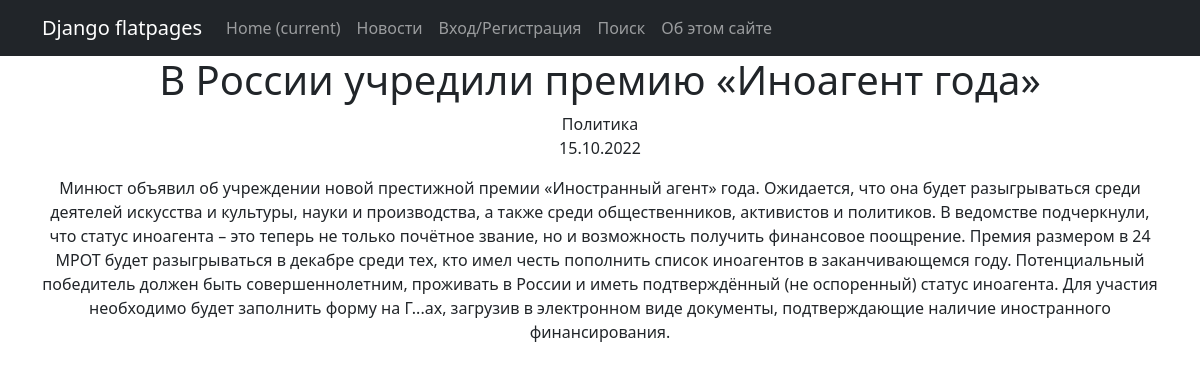
The page /1 on the database its author committed.
### news/models.py (models this page shows, shortened)
class Post(models.Model):
    author = models.ForeignKey(Author, on_delete=models.CASCADE)
    categories = models.ManyToManyField(Category, through='PostCategory')
    post_type = models.CharField(max_length=7, choices=POST_TYPE, default=article)
    create_time = models.DateTimeField(auto_now_add=True)
    title = models.TextField(default='Заголовок статьи')
    text = models.TextField(default='Текст статьи')
    rating = models.IntegerField(default=0)

class Category(models.Model):
    name = models.CharField(max_length=255, unique=True)
    subscribers = models.ManyToManyField(User, related_name = 'categories') #подписчики в данной категории

### news/views.py (the view)
# urls.py: path('<int:pk>', PostDetail.as_view(), name='post_detail'),
class PostDetail(DetailView):
    model = Post
    template_name = 'post.html'
    context_object_name = 'post'

### news/templatetags/custom_filters.py (called while the page is built)
@register.filter()
def censor(value):
    new_value = value
    for word in dictionary:
        new_value = new_value.replace(word, word[0]+'...')
    return (new_value)

### news/templates/post.html (shortened to what this page needs)
{% extends 'flatpages/default.html' %}
{% block content %}
{% load custom_filters %}
<h1>{{ post.title }}</h1>
{% for category in post.categories.all %}
    {{ category.name }}<br>
{% endfor %}
<p>{{ post.create_time|date:"d.m.Y" }}</p>
<p>{{ post.text|censor }}<p>
<p>{% if perms.news.change_post %}<a href="/news/{{ post.id }}/edit">Редактировать</a>{% endif %}&nbsp;&nbsp;&nbsp;{% if perms.news.delete_post %}<a href="/news/{{ post.id }}/delete">Удалить</a>{% endif %}</p>
{% endblock content %}

### rows shown on the page
Post: title "В России учредили премию «Иноагент года»", create_time "15.10.2022", text|censor "Минюст объявил об учреждении новой престижной премии «Иностранный агент» года. Ожидается, что она будет разыгрываться среди деятелей искусства и культуры, науки и производства, а также среди общественников, активистов и политиков. В ведомстве подчеркнули, что статус иноагента – это теперь не только почётное звание, но и возможность получить финансовое поощрение. Премия размером в 24 МРОТ будет разыгрываться в декабре среди тех, кто имел честь пополнить список иноагентов в заканчивающемся году. Потенциальный победитель должен быть совершеннолетним, проживать в России и иметь подтверждённый (не оспоренный) статус иноагента. Для участия необходимо будет заполнить форму на Г...ах, загрузив в…"
Category: name "Политика"
